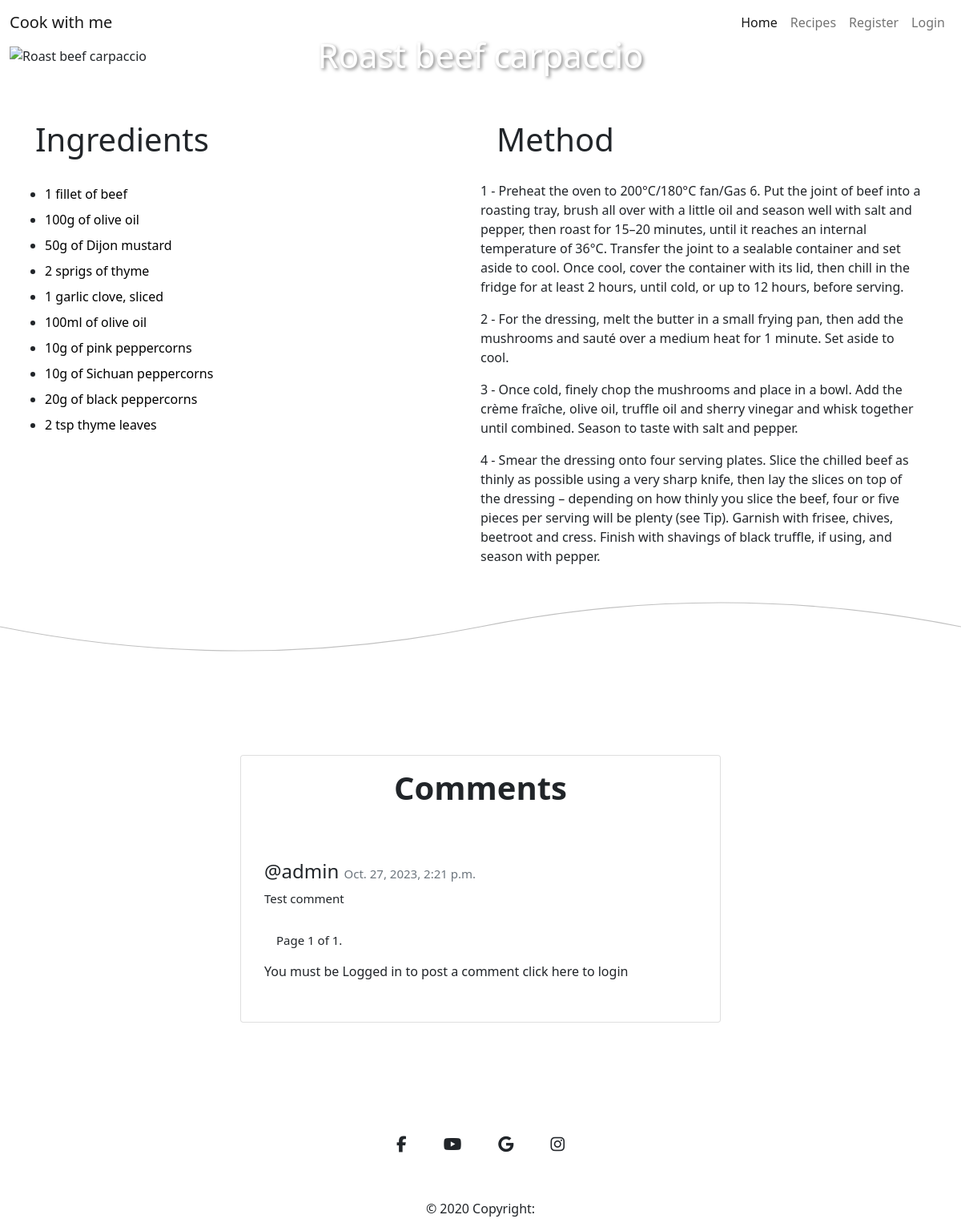
Screenshot of /recipes/5/ with the database file from the repository.
### cook_recipe/models.py (models this page shows, shortened)
class Recipe(models.Model):
    featured_image = CloudinaryField('image')
    recipe_image = CloudinaryField('image', null=True, blank=True)
    title = models.CharField(max_length=150, unique=True)
    created_date = models.DateTimeField(auto_now_add=True)
    content = models.TextField()
    content_method = models.TextField(default="Default content for method.")
    status = models.IntegerField(choices=STATUS, default=0)
    likes = models.ManyToManyField(User, related_name='recipes_likes', blank=True)

class Comment(models.Model):
    recipe = models.ForeignKey(Recipe, on_delete=models.CASCADE)
    user = models.ForeignKey(User, on_delete=models.CASCADE, null=True, blank=True)
    email = models.EmailField(max_length=50, blank=True, null=True)
    content_body = models.TextField(max_length=400)
    comment_approved = models.BooleanField(default=False)
    created_on = models.DateTimeField(auto_now_add=True)

### cook_recipe/views.py (the view, shortened to what this page needs)
# urls.py: path('recipes/<int:recipe_id>/', views.recipe_content, name='recipe_content'),
def recipe_content(request, recipe_id):
    recipe = get_object_or_404(Recipe, pk=recipe_id)
    comments = recipe.comment_set.all().order_by('-created_on')
    paginator = Paginator(comments, 4) # Show 4 comments per page
    page = request.GET.get('page')
    comments = paginator.get_page(page)
    form = CommentForm()
    return render(request, 'recipe_content.html', {'form':form, 'recipe':recipe, 'comments': comments})

### templates/recipe_content.html (shortened to what this page needs)
{% extends 'base.html' %}
{% load static%}
{% load crispy_forms_tags%}
{% block content %}
<div class="container-fluid flex">
    <div class="col-12 title-box">
        <img src="{{ recipe.recipe_image.url }}" alt="{{ recipe.title }}" class="img-fluid w-100">
        <h1>{{ recipe.title }}</h1>
     </div>
</div>
<div class="container-fluid row mt-5">
        <div class="col-md-6">
            <h2>Ingredients</h2>
            {{ recipe.content|safe }}
        </div>
        <div class="col-md-6">
            <h2>Method</h2>
            {{ recipe.content_method|safe }}
        </div>
</div>
<svg xmlns="http://www.w3.org/2000/svg" viewBox="0 0 1000 100" preserveAspectRatio="none">
    <path d="M0 50 Q 250 100 500 50 T 1000 50" fill="none" stroke="silver" stroke-width="1"></path>
</svg>
<div class="d-flex justify-content-center mt-100 mb-100">
    <div class="col-lg-6">
        <div class="card">
            <div class="card-body text-center">
                <h4 class="card-title fs-1">Comments</h4>
            </div>
            <div class="comment-widgets">
                <div class="d-flex flex-row comment-row m-t-0">
                    <div class="comment-text w-100">
                        {% for comment in comments %}
                             <h6 class="fs-4 mt-3">@{{ comment.user }} <span class="text-muted float-right">{{ comment.created_on }}</span></h6>
                             <span class="m-b-15 d-block">{{ comment.content_body }}</span>
                        {% endfor %}
                        <div class="pagination">
                            <span class="step-links">
                                <span class="current">
                                    Page {{ comments.number }} of {{ comments.paginator.num_pages }}.
                                </span>
                            </span>
                        </div>
                        {% if user.is_authenticated %}
                            <h3>Add a Comment</h3>
                            <form method="post">
                                {% csrf_token %}
                                {{ form|crispy }}
                                <button type="submit" class="btn btn-success btn-sm mt-5">Publish</button>
                            </form>
                        {% else %}
                            <p>You must be Logged in to post a comment <a href="{% url 'account_login' %}">click here</a> to login </p>
                        {% endif %}
                    </div>
                </div>
            </div>
        </div>
    </div>
</div>
{% endblock %}

### static/css/style.css (style rules this page uses)
* { margin: 0; padding: 0; border: 0; box-sizing: border-box; }
html, body { height: 100%; }
body { font-family: 'Montserrat', sans-serif; font-size: 16px; }
.title-box { position: relative; }
.title-box h1 { position: absolute; top: 50%; left: 50%; transform: translate(-50%, -50%); color: white; text-shadow: 2px 2px 4px rgba(0, 0, 0, 0.5); font-size: 3.5vw; }
.col-md-6 h2 { padding: 20px; font-size: 40px; }
.mt-100 { margin-top: 100px; }
.mb-100 { margin-bottom:100px; }
.card { position: relative; display: -webkit-box; display: -ms-flexbox; display: flex; -webkit-box-orient: vertical; -webkit-box-direction: normal; -ms-flex-direction: column; flex-direction: column; min-width: 0; word-wrap: break-word; background-color: #fff; background-clip: border-box ;border: 0px solid transparent; border-radius: 0px }
.card-body { -webkit-box-flex: 1; -ms-flex: 1 1 auto; flex: 1 1 auto; padding: 1.25rem; }
.card .card-title { position: relative; font-weight: 600; margin-bottom: 10px; font-size: 36px; }
.comment-widgets { position: relative; margin-bottom: 10px; }
.comment-widgets .comment-row { border-bottom: 1px solid transparent; padding: 14px; display: -webkit-box; display: -ms-flexbox; display: flex; margin: 10px 0; }
.comment-text span { font-size: 15px; }
.comment-text { padding-left: 15px; }
.m-b-15 { margin-bottom: 15px; }
.comment-text a { color: inherit; text-decoration: none; text-align: center; }
.step-links { padding: 15px; }

### rows the page displays
Recipe: title "Roast beef carpaccio", content "1 fillet of beef 100g of olive oil 50g of Dijon mustard 2 sprigs of thyme 1 garlic clove , sliced 100ml of olive oil 10g of pink peppercorns 10g of Sichuan peppercorns 20g of black peppercorns 2 tsp thyme leaves", content_method "1 - Preheat the oven to 200°C/180°C fan/Gas 6. Put the joint of beef into a roasting tray, brush all over with a little oil and season well with salt and pepper, then roast for 15–20 minutes, until it reaches an internal temperature of 36°C. Transfer the joint to a sealable container and set aside to cool. Once cool, cover the container with its lid, then chill in the fridge for at least 2 hours, until cold, or up to 12 hours, before serving. 2 - For the dressing, melt the butter in a small frying pan, then add the mushrooms and sauté over a medium heat for 1 minute. Set aside to cool. 3 - Once cold, finely chop the mushrooms and place in a bowl. Add the crème fraîche, olive oil, truffle…"
Comment: user "admin", created_on "Oct. 27, 2023, 2:21 p.m.", content_body "Test comment"

### other values shown
{{ comments.number }} "1"
{{ comments.paginator.num_pages }} "1"
